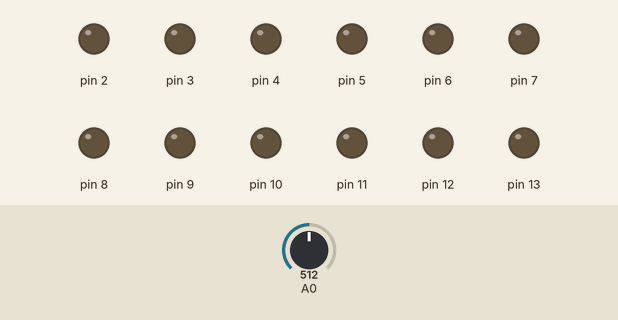
The sketch below on a simulated Arduino Uno, built with avr-gcc and run on an emulated ATmega328P. Shown: output pins drawn as LEDs (lit = HIGH). The test bench sets the inputs (shaded band); at power-on: A0 = 512. EEPROM starts erased.

Above: at 0.1 s.
Timing chart, 0 to 1.6 s (numbered marks = the images above):
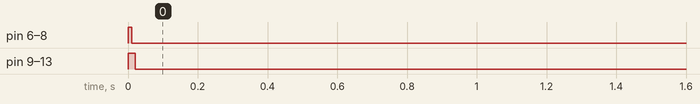

The sketch:

WITH_RESISTOR.ino
```cpp
#include <EEPROM.h>

const bool SERIAL_LOGGING_ENABLED = false;
const int IN_PORT = 0;
const int OUT_PORT_0 = 2;
const int OUT_PORTS_COUNT = 12;

class Logger {
  public:
    Logger(bool enabled) : enabled(enabled), initialized(false) {
    }

    void initialize() {
      if(enabled) {
        Serial.begin(9600);
        Serial.println("logging initialized");
        initialized = true;
      }
    }

    void log(char * message) {
      if(enabled && initialized) {
        Serial.println(message);
      }
    }

  private:
    bool enabled;
    bool initialized;

} LOGGER(SERIAL_LOGGING_ENABLED);

class LedMemory {
  public:
    LedMemory(int offset) : offset(offset), bytesPerLed(BYTES_PER_LED) {
      LOGGER.log("memory obj created");
    }

    void storeByte(int port, int adjustedValue) {
      const int offset = mapPortToOffset(port);
      LOGGER.log("writing to EEPROM");
      EEPROM.write(offset, adjustedValue);
    }

    int loadByte(int port) {
      const int offset = mapPortToOffset(port);
      LOGGER.log("reading from EEPROM");
      return EEPROM.read(offset);
    }

  private:
    int mapPortToOffset(int port) {
      return offset + bytesPerLed * port;
    }

    int bytesPerLed;
    int offset;

    int BYTES_PER_LED = 1;
};

class Led {
  public:
    Led(int ledPort, LedMemory * ledMemory) : ledPort(ledPort), resolution(RESOLUTION), memory(ledMemory) {
      LOGGER.log("LED obj created");
    }

    void initialize() {
      LOGGER.log("initializing led");
      const int storedValue = memory->loadByte(this->ledPort);
      pinMode(this->ledPort, OUTPUT);
      analogWrite(this->ledPort, storedValue);
      LOGGER.log("led initialized");
    }

    void setIntensity(float value) {
      LOGGER.log("setting led intensity");
      const int adjustedValue = max(min(value, 1), 0) * resolution;
      analogWrite(this->ledPort, adjustedValue);
      memory->storeByte(this->ledPort, adjustedValue);
    }

  private:
    int ledPort;
    int resolution;
    LedMemory * memory;

    const int RESOLUTION = 255;
};

class ControlsListener {
  public:
  virtual void knobUpdated(float value) = 0;
};

class Controls {
  public:
    Controls(int knobPin) :
      knobPin(knobPin), initialized(false), listener(0),
      jitterThreshold(JITTER_THRESHOLD), resolution(RESOLUTION) {
      LOGGER.log("controls obj created");
    }

    void update() {
      int valueRead = analogRead(this->knobPin);
      bool fireListeners = false;
      if(this->initialized) {
        if(abs(valueRead - this->knobValue) > this->jitterThreshold) {
          LOGGER.log("change in knob value detected");
          this->knobValue = valueRead;
          fireListeners = true;
        }
      } else {
        LOGGER.log("reading knob value first time");
        this->initialize();
        this->knobValue = valueRead;
        fireListeners = true;
      }

      if(fireListeners) {
        this->fireListeners();
      }
    }

    void setListener(ControlsListener * listener) {
      this->listener = listener;
    }

  protected:
    void initialize() {
      LOGGER.log("initializing controllers");
      this->initialized = true;
    }

    void fireListeners() {
      LOGGER.log("firing listeners");
      if(this->listener) {
        this->listener->knobUpdated(((float) this->knobValue) / this->resolution);
      }
    }

  private:
    bool initialized;
    int knobPin;
    int knobValue;
    int jitterThreshold;
    int resolution;
    ControlsListener * listener;

    const int JITTER_THRESHOLD = 4;
    const int RESOLUTION = 1023;
};

LedMemory * memory;
Led** ledArray;
Controls * controls;

class ControlsListenerImpl : public ControlsListener {

  virtual void knobUpdated(float value){
/************* ADD YOUR CODE HERE ;) *****************/

    for(int i = 0 ; i < OUT_PORTS_COUNT ; i += 1) {
      ledArray[i]->setIntensity(value);
    }

/*****************************************************/
  }

};

void setup() {
  LOGGER.initialize();
  LOGGER.log("target acquired");

  memory = new LedMemory(0);
  ledArray = new Led *[OUT_PORTS_COUNT];
  for(int i = 0 ; i < OUT_PORTS_COUNT ; i += 1) {
    ledArray[i] = new Led(OUT_PORT_0 + i, memory);
    ledArray[i]->initialize();
  }
  controls = new Controls(IN_PORT);
  controls->setListener(new ControlsListenerImpl());
}

void loop() {
  controls->update();
  delay(1);
}
```

Measured:
- by itself, pin 6, pin 7: HIGH → LOW at 0.01 s
- by itself, pin 8–10: HIGH → LOW at 0.02 s
- by itself, pin 11–13: HIGH → LOW at 0.03 s
